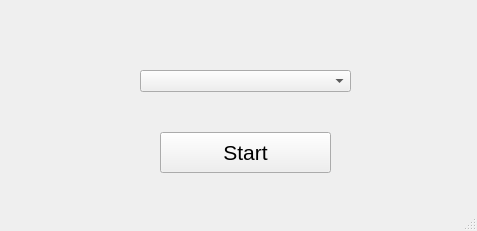
<?xml version="1.0" encoding="UTF-8"?>
<ui version="4.0">
 <class>MainWindow</class>
 <widget class="QMainWindow" name="MainWindow">
  <property name="geometry">
   <rect>
    <x>0</x>
    <y>0</y>
    <width>477</width>
    <height>231</height>
   </rect>
  </property>
  <property name="windowTitle">
   <string>MainWindow</string>
  </property>
  <widget class="QWidget" name="centralwidget">
   <widget class="QComboBox" name="comboBox">
    <property name="geometry">
     <rect>
      <x>140</x>
      <y>70</y>
      <width>211</width>
      <height>22</height>
     </rect>
    </property>
    <property name="font">
     <font>
      <pointsize>10</pointsize>
     </font>
    </property>
    <property name="currentText">
     <string/>
    </property>
    <property name="placeholderText">
     <string>Choose algorithm</string>
    </property>
   </widget>
   <widget class="QPushButton" name="button">
    <property name="geometry">
     <rect>
      <x>160</x>
      <y>132</y>
      <width>171</width>
      <height>41</height>
     </rect>
    </property>
    <property name="font">
     <font>
      <pointsize>16</pointsize>
     </font>
    </property>
    <property name="text">
     <string>Start</string>
    </property>
   </widget>
  </widget>
  <widget class="QMenuBar" name="menubar">
   <property name="geometry">
    <rect>
     <x>0</x>
     <y>0</y>
     <width>477</width>
     <height>21</height>
    </rect>
   </property>
  </widget>
  <widget class="QStatusBar" name="statusbar"/>
 </widget>
 <resources/>
 <connections/>
</ui>
